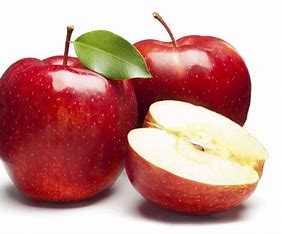
#> input picture Tutorial/Apple.jpeg, 282 x 234 px
$ jupyter execute BITWISE_Operations.ipynb
#> lines starting #> are read from the running program, lines starting #| are printed output that depends on the picture; after the words box and inside, x2 and y2 are one past the last pixel; in counts of white or black regions, pixels touching at a corner belong together
[cell 1]
import cv2 as cv
import numpy as np

[cell 2]
img = cv.imread('Apple.jpeg')
#> img is the input picture: shape (234, 282, 3); mean B, G, R 143.6, 148.2, 199.1
blank = np.zeros((400,400), dtype='uint8')

Rectangle and Circle

[cell 3]
rec = cv.rectangle(blank.copy(), (30,30), (370,370), 255, -1)
cir = cv.circle(blank.copy(), (200,200), 200, 255, -1)
cv.imshow('c', cir)
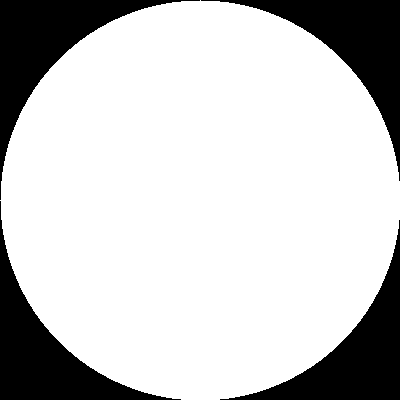
#> window 'c': shape (400, 400); 78.5% white; 4 black regions, box (x1, y1, x2, y2) and area: (0, 0, 200, 200) 8793, (201, 0, 400, 181) 8593, (0, 201, 181, 400) 8593, (220, 220, 400, 400) 8394
cv.imshow('rec', rec)
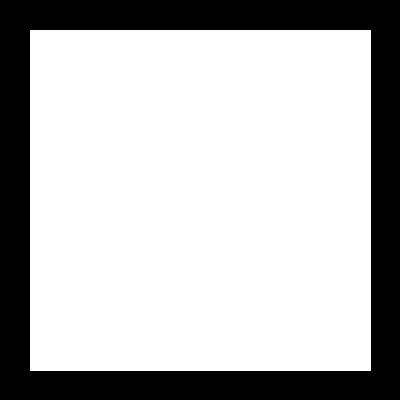
#> window 'rec': shape (400, 400); 72.7% white; 1 black region, box (x1, y1, x2, y2) and area: (0, 0, 400, 400) 43719
cv.waitKey(0)

BITWISE AND

[cell 4]
nd = cv.bitwise_and(rec, cir)
cv.imshow('and', nd)
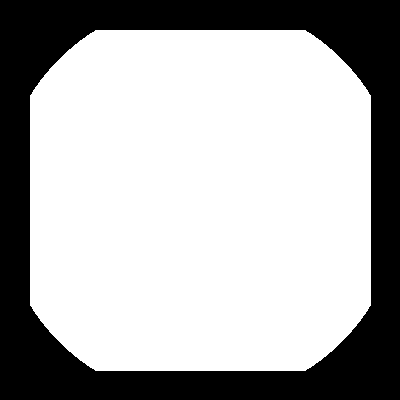
#> window 'and': shape (400, 400); 68.1% white; 1 black region, box (x1, y1, x2, y2) and area: (0, 0, 400, 400) 51051
cv.waitKey(0)

Bitwise OR

[cell 5]
plus = cv.bitwise_or(rec, cir)
cv.imshow('or', plus)
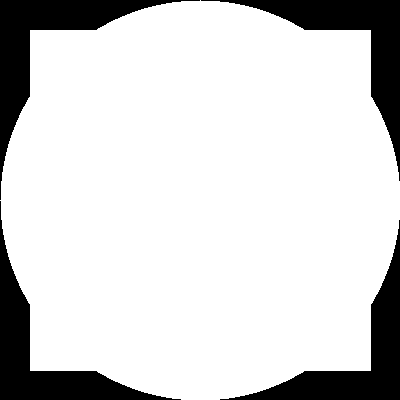
#> window 'or': shape (400, 400); 83.1% white; 4 black regions, box (x1, y1, x2, y2) and area: (0, 0, 200, 200) 6960, (201, 0, 400, 181) 6760, (0, 201, 181, 400) 6760, (220, 220, 400, 400) 6561
cv.waitKey(0)
